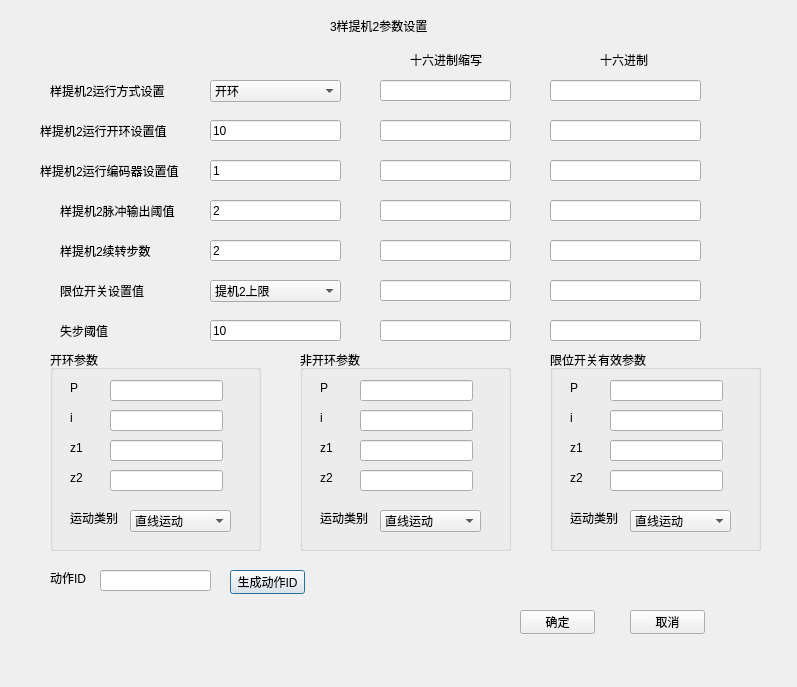
<?xml version="1.0" encoding="UTF-8"?>
<ui version="4.0">
 <class>Sample2</class>
 <widget class="QDialog" name="Sample2">
  <property name="geometry">
   <rect>
    <x>0</x>
    <y>0</y>
    <width>797</width>
    <height>687</height>
   </rect>
  </property>
  <property name="windowTitle">
   <string>Dialog</string>
  </property>
  <widget class="QLabel" name="label">
   <property name="geometry">
    <rect>
     <x>330</x>
     <y>10</y>
     <width>101</width>
     <height>31</height>
    </rect>
   </property>
   <property name="text">
    <string>3样提机2参数设置</string>
   </property>
  </widget>
  <widget class="QLabel" name="label_2">
   <property name="geometry">
    <rect>
     <x>50</x>
     <y>80</y>
     <width>121</width>
     <height>21</height>
    </rect>
   </property>
   <property name="text">
    <string>样提机2运行方式设置</string>
   </property>
  </widget>
  <widget class="QComboBox" name="runModeComboBox">
   <property name="geometry">
    <rect>
     <x>210</x>
     <y>80</y>
     <width>131</width>
     <height>22</height>
    </rect>
   </property>
   <item>
    <property name="text">
     <string>开环</string>
    </property>
   </item>
   <item>
    <property name="text">
     <string>限位开关</string>
    </property>
   </item>
   <item>
    <property name="text">
     <string>编码器</string>
    </property>
   </item>
  </widget>
  <widget class="QLabel" name="label_3">
   <property name="geometry">
    <rect>
     <x>40</x>
     <y>120</y>
     <width>141</width>
     <height>21</height>
    </rect>
   </property>
   <property name="text">
    <string>样提机2运行开环设置值</string>
   </property>
  </widget>
  <widget class="QLineEdit" name="valLineEdit_1">
   <property name="geometry">
    <rect>
     <x>210</x>
     <y>120</y>
     <width>131</width>
     <height>21</height>
    </rect>
   </property>
   <property name="text">
    <string>10</string>
   </property>
  </widget>
  <widget class="QLabel" name="label_4">
   <property name="geometry">
    <rect>
     <x>40</x>
     <y>160</y>
     <width>151</width>
     <height>21</height>
    </rect>
   </property>
   <property name="text">
    <string>样提机2运行编码器设置值</string>
   </property>
  </widget>
  <widget class="QLineEdit" name="valLineEdit_2">
   <property name="geometry">
    <rect>
     <x>210</x>
     <y>160</y>
     <width>131</width>
     <height>21</height>
    </rect>
   </property>
   <property name="text">
    <string>1</string>
   </property>
  </widget>
  <widget class="QLineEdit" name="valLineEdit_3">
   <property name="geometry">
    <rect>
     <x>210</x>
     <y>200</y>
     <width>131</width>
     <height>21</height>
    </rect>
   </property>
   <property name="text">
    <string>2</string>
   </property>
  </widget>
  <widget class="QLabel" name="label_5">
   <property name="geometry">
    <rect>
     <x>60</x>
     <y>200</y>
     <width>131</width>
     <height>21</height>
    </rect>
   </property>
   <property name="text">
    <string>样提机2脉冲输出阈值</string>
   </property>
  </widget>
  <widget class="QLineEdit" name="valLineEdit_4">
   <property name="geometry">
    <rect>
     <x>210</x>
     <y>240</y>
     <width>131</width>
     <height>21</height>
    </rect>
   </property>
   <property name="text">
    <string>2</string>
   </property>
  </widget>
  <widget class="QLabel" name="label_6">
   <property name="geometry">
    <rect>
     <x>60</x>
     <y>240</y>
     <width>131</width>
     <height>21</height>
    </rect>
   </property>
   <property name="text">
    <string>样提机2续转步数</string>
   </property>
  </widget>
  <widget class="QLabel" name="label_7">
   <property name="geometry">
    <rect>
     <x>60</x>
     <y>280</y>
     <width>111</width>
     <height>21</height>
    </rect>
   </property>
   <property name="text">
    <string>限位开关设置值</string>
   </property>
  </widget>
  <widget class="QComboBox" name="switchValComboBox">
   <property name="geometry">
    <rect>
     <x>210</x>
     <y>280</y>
     <width>131</width>
     <height>22</height>
    </rect>
   </property>
   <item>
    <property name="text">
     <string>提机2上限</string>
    </property>
   </item>
   <item>
    <property name="text">
     <string>提机2下限</string>
    </property>
   </item>
   <item>
    <property name="text">
     <string>转机1零</string>
    </property>
   </item>
   <item>
    <property name="text">
     <string>转机1计</string>
    </property>
   </item>
   <item>
    <property name="text">
     <string>5号</string>
    </property>
   </item>
   <item>
    <property name="text">
     <string>6号</string>
    </property>
   </item>
   <item>
    <property name="text">
     <string>炉上机3上限</string>
    </property>
   </item>
   <item>
    <property name="text">
     <string>炉上机3下限</string>
    </property>
   </item>
   <item>
    <property name="text">
     <string>炉下机5上限</string>
    </property>
   </item>
   <item>
    <property name="text">
     <string>炉下机5下限</string>
    </property>
   </item>
   <item>
    <property name="text">
     <string>不使用</string>
    </property>
   </item>
  </widget>
  <widget class="QLabel" name="label_8">
   <property name="geometry">
    <rect>
     <x>60</x>
     <y>320</y>
     <width>131</width>
     <height>21</height>
    </rect>
   </property>
   <property name="text">
    <string>失步阈值</string>
   </property>
  </widget>
  <widget class="QLineEdit" name="valLineEdit_5">
   <property name="geometry">
    <rect>
     <x>210</x>
     <y>320</y>
     <width>131</width>
     <height>21</height>
    </rect>
   </property>
   <property name="text">
    <string>10</string>
   </property>
  </widget>
  <widget class="QLabel" name="label_9">
   <property name="geometry">
    <rect>
     <x>410</x>
     <y>50</y>
     <width>81</width>
     <height>20</height>
    </rect>
   </property>
   <property name="text">
    <string>十六进制缩写</string>
   </property>
  </widget>
  <widget class="QLabel" name="label_10">
   <property name="geometry">
    <rect>
     <x>600</x>
     <y>50</y>
     <width>81</width>
     <height>20</height>
    </rect>
   </property>
   <property name="text">
    <string>十六进制</string>
   </property>
  </widget>
  <widget class="QLineEdit" name="hexOmitLineEdit_1">
   <property name="geometry">
    <rect>
     <x>380</x>
     <y>80</y>
     <width>131</width>
     <height>21</height>
    </rect>
   </property>
   <property name="text">
    <string/>
   </property>
   <property name="readOnly">
    <bool>true</bool>
   </property>
  </widget>
  <widget class="QLineEdit" name="hexLineEdit_1">
   <property name="geometry">
    <rect>
     <x>550</x>
     <y>80</y>
     <width>151</width>
     <height>21</height>
    </rect>
   </property>
   <property name="text">
    <string/>
   </property>
   <property name="readOnly">
    <bool>true</bool>
   </property>
  </widget>
  <widget class="QLineEdit" name="hexLineEdit_2">
   <property name="geometry">
    <rect>
     <x>550</x>
     <y>120</y>
     <width>151</width>
     <height>21</height>
    </rect>
   </property>
   <property name="text">
    <string/>
   </property>
   <property name="readOnly">
    <bool>true</bool>
   </property>
  </widget>
  <widget class="QLineEdit" name="hexOmitLineEdit_2">
   <property name="geometry">
    <rect>
     <x>380</x>
     <y>120</y>
     <width>131</width>
     <height>21</height>
    </rect>
   </property>
   <property name="text">
    <string/>
   </property>
   <property name="readOnly">
    <bool>true</bool>
   </property>
  </widget>
  <widget class="QLineEdit" name="hexLineEdit_3">
   <property name="geometry">
    <rect>
     <x>550</x>
     <y>160</y>
     <width>151</width>
     <height>21</height>
    </rect>
   </property>
   <property name="text">
    <string/>
   </property>
   <property name="readOnly">
    <bool>true</bool>
   </property>
  </widget>
  <widget class="QLineEdit" name="hexOmitLineEdit_3">
   <property name="geometry">
    <rect>
     <x>380</x>
     <y>160</y>
     <width>131</width>
     <height>21</height>
    </rect>
   </property>
   <property name="text">
    <string/>
   </property>
   <property name="readOnly">
    <bool>true</bool>
   </property>
  </widget>
  <widget class="QLineEdit" name="hexLineEdit_4">
   <property name="geometry">
    <rect>
     <x>550</x>
     <y>200</y>
     <width>151</width>
     <height>21</height>
    </rect>
   </property>
   <property name="text">
    <string/>
   </property>
   <property name="readOnly">
    <bool>true</bool>
   </property>
  </widget>
  <widget class="QLineEdit" name="hexOmitLineEdit_4">
   <property name="geometry">
    <rect>
     <x>380</x>
     <y>200</y>
     <width>131</width>
     <height>21</height>
    </rect>
   </property>
   <property name="text">
    <string/>
   </property>
   <property name="readOnly">
    <bool>true</bool>
   </property>
  </widget>
  <widget class="QLineEdit" name="hexLineEdit_5">
   <property name="geometry">
    <rect>
     <x>550</x>
     <y>240</y>
     <width>151</width>
     <height>21</height>
    </rect>
   </property>
   <property name="text">
    <string/>
   </property>
   <property name="readOnly">
    <bool>true</bool>
   </property>
  </widget>
  <widget class="QLineEdit" name="hexOmitLineEdit_5">
   <property name="geometry">
    <rect>
     <x>380</x>
     <y>240</y>
     <width>131</width>
     <height>21</height>
    </rect>
   </property>
   <property name="text">
    <string/>
   </property>
   <property name="readOnly">
    <bool>true</bool>
   </property>
  </widget>
  <widget class="QLineEdit" name="hexLineEdit_6">
   <property name="geometry">
    <rect>
     <x>550</x>
     <y>280</y>
     <width>151</width>
     <height>21</height>
    </rect>
   </property>
   <property name="text">
    <string/>
   </property>
   <property name="readOnly">
    <bool>true</bool>
   </property>
  </widget>
  <widget class="QLineEdit" name="hexOmitLineEdit_6">
   <property name="geometry">
    <rect>
     <x>380</x>
     <y>280</y>
     <width>131</width>
     <height>21</height>
    </rect>
   </property>
   <property name="text">
    <string/>
   </property>
   <property name="readOnly">
    <bool>true</bool>
   </property>
  </widget>
  <widget class="QLineEdit" name="hexLineEdit_7">
   <property name="geometry">
    <rect>
     <x>550</x>
     <y>320</y>
     <width>151</width>
     <height>21</height>
    </rect>
   </property>
   <property name="text">
    <string/>
   </property>
   <property name="readOnly">
    <bool>true</bool>
   </property>
  </widget>
  <widget class="QLineEdit" name="hexOmitLineEdit_7">
   <property name="geometry">
    <rect>
     <x>380</x>
     <y>320</y>
     <width>131</width>
     <height>21</height>
    </rect>
   </property>
   <property name="text">
    <string/>
   </property>
   <property name="readOnly">
    <bool>true</bool>
   </property>
  </widget>
  <widget class="QLabel" name="label_11">
   <property name="geometry">
    <rect>
     <x>50</x>
     <y>570</y>
     <width>54</width>
     <height>16</height>
    </rect>
   </property>
   <property name="text">
    <string>动作ID</string>
   </property>
  </widget>
  <widget class="QLineEdit" name="actionIDLineEdit">
   <property name="geometry">
    <rect>
     <x>100</x>
     <y>570</y>
     <width>111</width>
     <height>21</height>
    </rect>
   </property>
   <property name="text">
    <string/>
   </property>
   <property name="readOnly">
    <bool>true</bool>
   </property>
  </widget>
  <widget class="QPushButton" name="generateIDPushButton">
   <property name="geometry">
    <rect>
     <x>230</x>
     <y>570</y>
     <width>75</width>
     <height>24</height>
    </rect>
   </property>
   <property name="text">
    <string>生成动作ID</string>
   </property>
  </widget>
  <widget class="QPushButton" name="commitPushButton">
   <property name="geometry">
    <rect>
     <x>520</x>
     <y>610</y>
     <width>75</width>
     <height>24</height>
    </rect>
   </property>
   <property name="text">
    <string>确定</string>
   </property>
  </widget>
  <widget class="QPushButton" name="cancelPushButton">
   <property name="geometry">
    <rect>
     <x>630</x>
     <y>610</y>
     <width>75</width>
     <height>24</height>
    </rect>
   </property>
   <property name="text">
    <string>取消</string>
   </property>
  </widget>
  <widget class="QGroupBox" name="groupBox">
   <property name="geometry">
    <rect>
     <x>50</x>
     <y>350</y>
     <width>211</width>
     <height>201</height>
    </rect>
   </property>
   <property name="title">
    <string>开环参数</string>
   </property>
   <widget class="QLabel" name="label_12">
    <property name="geometry">
     <rect>
      <x>20</x>
      <y>30</y>
      <width>31</width>
      <height>16</height>
     </rect>
    </property>
    <property name="text">
     <string>P</string>
    </property>
   </widget>
   <widget class="QLineEdit" name="pLineEdit_1">
    <property name="geometry">
     <rect>
      <x>60</x>
      <y>30</y>
      <width>113</width>
      <height>21</height>
     </rect>
    </property>
    <property name="readOnly">
     <bool>true</bool>
    </property>
   </widget>
   <widget class="QLabel" name="label_13">
    <property name="geometry">
     <rect>
      <x>20</x>
      <y>60</y>
      <width>31</width>
      <height>16</height>
     </rect>
    </property>
    <property name="text">
     <string>i</string>
    </property>
   </widget>
   <widget class="QLineEdit" name="iLineEdit_1">
    <property name="geometry">
     <rect>
      <x>60</x>
      <y>60</y>
      <width>113</width>
      <height>21</height>
     </rect>
    </property>
    <property name="readOnly">
     <bool>true</bool>
    </property>
   </widget>
   <widget class="QLabel" name="label_14">
    <property name="geometry">
     <rect>
      <x>20</x>
      <y>90</y>
      <width>31</width>
      <height>16</height>
     </rect>
    </property>
    <property name="text">
     <string>z1</string>
    </property>
   </widget>
   <widget class="QLineEdit" name="z1LineEdit_1">
    <property name="geometry">
     <rect>
      <x>60</x>
      <y>90</y>
      <width>113</width>
      <height>21</height>
     </rect>
    </property>
    <property name="readOnly">
     <bool>true</bool>
    </property>
   </widget>
   <widget class="QLabel" name="label_15">
    <property name="geometry">
     <rect>
      <x>20</x>
      <y>120</y>
      <width>31</width>
      <height>16</height>
     </rect>
    </property>
    <property name="text">
     <string>z2</string>
    </property>
   </widget>
   <widget class="QLineEdit" name="z2LineEdit_1">
    <property name="geometry">
     <rect>
      <x>60</x>
      <y>120</y>
      <width>113</width>
      <height>21</height>
     </rect>
    </property>
    <property name="readOnly">
     <bool>true</bool>
    </property>
   </widget>
   <widget class="QLabel" name="label_16">
    <property name="geometry">
     <rect>
      <x>20</x>
      <y>160</y>
      <width>51</width>
      <height>16</height>
     </rect>
    </property>
    <property name="text">
     <string>运动类别</string>
    </property>
   </widget>
   <widget class="QComboBox" name="typeComboBox_1">
    <property name="geometry">
     <rect>
      <x>80</x>
      <y>160</y>
      <width>101</width>
      <height>22</height>
     </rect>
    </property>
    <item>
     <property name="text">
      <string>直线运动</string>
     </property>
    </item>
    <item>
     <property name="text">
      <string>圆周运动</string>
     </property>
    </item>
   </widget>
  </widget>
  <widget class="QGroupBox" name="groupBox_2">
   <property name="geometry">
    <rect>
     <x>300</x>
     <y>350</y>
     <width>211</width>
     <height>201</height>
    </rect>
   </property>
   <property name="title">
    <string>非开环参数</string>
   </property>
   <widget class="QLabel" name="label_17">
    <property name="geometry">
     <rect>
      <x>20</x>
      <y>30</y>
      <width>31</width>
      <height>16</height>
     </rect>
    </property>
    <property name="text">
     <string>P</string>
    </property>
   </widget>
   <widget class="QLineEdit" name="pLineEdit_2">
    <property name="geometry">
     <rect>
      <x>60</x>
      <y>30</y>
      <width>113</width>
      <height>21</height>
     </rect>
    </property>
    <property name="readOnly">
     <bool>true</bool>
    </property>
   </widget>
   <widget class="QLabel" name="label_18">
    <property name="geometry">
     <rect>
      <x>20</x>
      <y>60</y>
      <width>31</width>
      <height>16</height>
     </rect>
    </property>
    <property name="text">
     <string>i</string>
    </property>
   </widget>
   <widget class="QLineEdit" name="iLineEdit_2">
    <property name="geometry">
     <rect>
      <x>60</x>
      <y>60</y>
      <width>113</width>
      <height>21</height>
     </rect>
    </property>
    <property name="readOnly">
     <bool>true</bool>
    </property>
   </widget>
   <widget class="QLabel" name="label_19">
    <property name="geometry">
     <rect>
      <x>20</x>
      <y>90</y>
      <width>31</width>
      <height>16</height>
     </rect>
    </property>
    <property name="text">
     <string>z1</string>
    </property>
   </widget>
   <widget class="QLineEdit" name="z1LineEdit_2">
    <property name="geometry">
     <rect>
      <x>60</x>
      <y>90</y>
      <width>113</width>
      <height>21</height>
     </rect>
    </property>
    <property name="readOnly">
     <bool>true</bool>
    </property>
   </widget>
   <widget class="QLabel" name="label_20">
    <property name="geometry">
     <rect>
      <x>20</x>
      <y>120</y>
      <width>31</width>
      <height>16</height>
     </rect>
    </property>
    <property name="text">
     <string>z2</string>
    </property>
   </widget>
   <widget class="QLineEdit" name="z2LineEdit_2">
    <property name="geometry">
     <rect>
      <x>60</x>
      <y>120</y>
      <width>113</width>
      <height>21</height>
     </rect>
    </property>
    <property name="readOnly">
     <bool>true</bool>
    </property>
   </widget>
   <widget class="QLabel" name="label_21">
    <property name="geometry">
     <rect>
      <x>20</x>
      <y>160</y>
      <width>51</width>
      <height>16</height>
     </rect>
    </property>
    <property name="text">
     <string>运动类别</string>
    </property>
   </widget>
   <widget class="QComboBox" name="typeComboBox_2">
    <property name="geometry">
     <rect>
      <x>80</x>
      <y>160</y>
      <width>101</width>
      <height>22</height>
     </rect>
    </property>
    <item>
     <property name="text">
      <string>直线运动</string>
     </property>
    </item>
    <item>
     <property name="text">
      <string>圆周运动</string>
     </property>
    </item>
   </widget>
  </widget>
  <widget class="QGroupBox" name="groupBox_3">
   <property name="geometry">
    <rect>
     <x>550</x>
     <y>350</y>
     <width>211</width>
     <height>201</height>
    </rect>
   </property>
   <property name="title">
    <string>限位开关有效参数</string>
   </property>
   <widget class="QLabel" name="label_22">
    <property name="geometry">
     <rect>
      <x>20</x>
      <y>30</y>
      <width>31</width>
      <height>16</height>
     </rect>
    </property>
    <property name="text">
     <string>P</string>
    </property>
   </widget>
   <widget class="QLineEdit" name="pLineEdit_3">
    <property name="geometry">
     <rect>
      <x>60</x>
      <y>30</y>
      <width>113</width>
      <height>21</height>
     </rect>
    </property>
    <property name="readOnly">
     <bool>true</bool>
    </property>
   </widget>
   <widget class="QLabel" name="label_23">
    <property name="geometry">
     <rect>
      <x>20</x>
      <y>60</y>
      <width>31</width>
      <height>16</height>
     </rect>
    </property>
    <property name="text">
     <string>i</string>
    </property>
   </widget>
   <widget class="QLineEdit" name="iLineEdit_3">
    <property name="geometry">
     <rect>
      <x>60</x>
      <y>60</y>
      <width>113</width>
      <height>21</height>
     </rect>
    </property>
    <property name="readOnly">
     <bool>true</bool>
    </property>
   </widget>
   <widget class="QLabel" name="label_24">
    <property name="geometry">
     <rect>
      <x>20</x>
      <y>90</y>
      <width>31</width>
      <height>16</height>
     </rect>
    </property>
    <property name="text">
     <string>z1</string>
    </property>
   </widget>
   <widget class="QLineEdit" name="z1LineEdit_3">
    <property name="geometry">
     <rect>
      <x>60</x>
      <y>90</y>
      <width>113</width>
      <height>21</height>
     </rect>
    </property>
    <property name="readOnly">
     <bool>true</bool>
    </property>
   </widget>
   <widget class="QLabel" name="label_25">
    <property name="geometry">
     <rect>
      <x>20</x>
      <y>120</y>
      <width>31</width>
      <height>16</height>
     </rect>
    </property>
    <property name="text">
     <string>z2</string>
    </property>
   </widget>
   <widget class="QLineEdit" name="z2LineEdit_3">
    <property name="geometry">
     <rect>
      <x>60</x>
      <y>120</y>
      <width>113</width>
      <height>21</height>
     </rect>
    </property>
    <property name="readOnly">
     <bool>true</bool>
    </property>
   </widget>
   <widget class="QLabel" name="label_26">
    <property name="geometry">
     <rect>
      <x>20</x>
      <y>160</y>
      <width>51</width>
      <height>16</height>
     </rect>
    </property>
    <property name="text">
     <string>运动类别</string>
    </property>
   </widget>
   <widget class="QComboBox" name="typeComboBox_3">
    <property name="geometry">
     <rect>
      <x>80</x>
      <y>160</y>
      <width>101</width>
      <height>22</height>
     </rect>
    </property>
    <item>
     <property name="text">
      <string>直线运动</string>
     </property>
    </item>
    <item>
     <property name="text">
      <string>圆周运动</string>
     </property>
    </item>
   </widget>
  </widget>
 </widget>
 <resources/>
 <connections/>
</ui>
